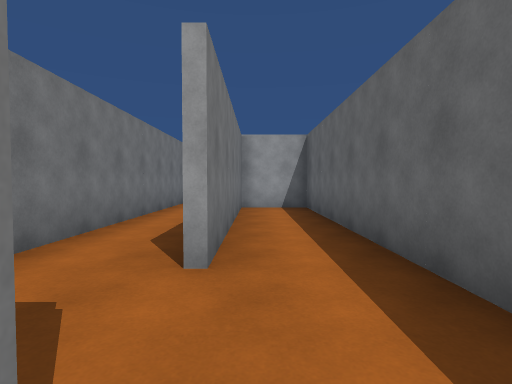
view 1 (above)

13 first-person views from a walk through a 3-D level made in the Unity game engine. The camera is 1.3 m above the floor, tilts 2° down and sees 80° across. The floor is counted in squares, 1.8 m on a side. Each view is taken from the middle of a square. On the plan, view 1 faces up. The plan holds only what a view shows up to about 10 squares ahead; the rest is blank. The place goes on beyond the plan. The player is left out.

view 2
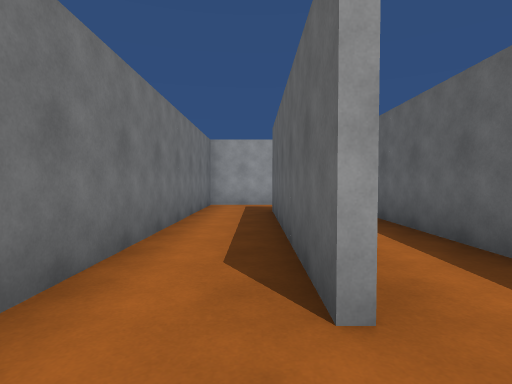

view 3
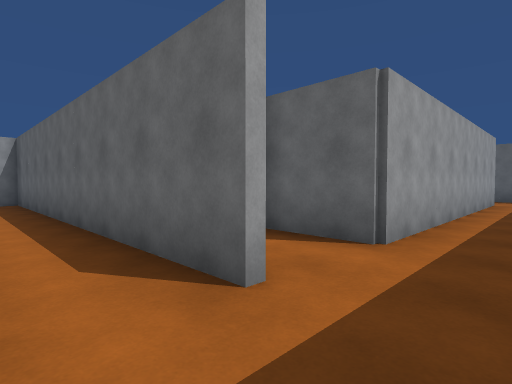

view 4
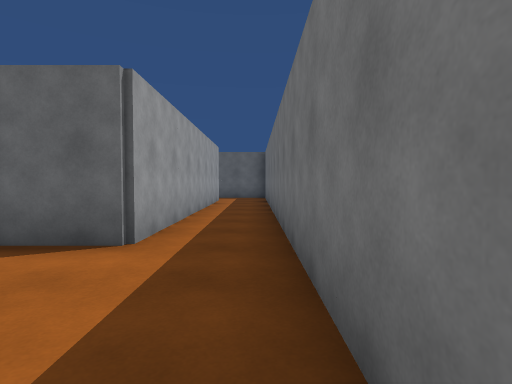

view 5
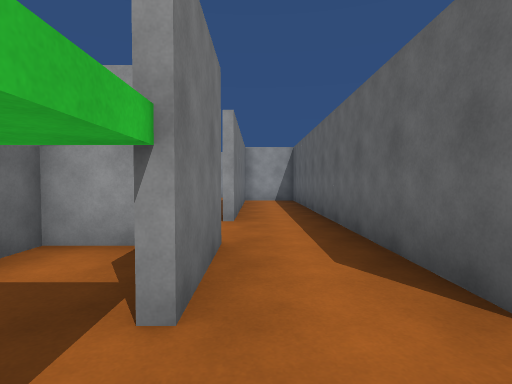

view 6
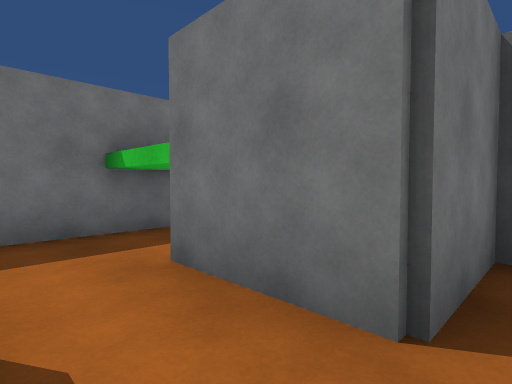

view 7
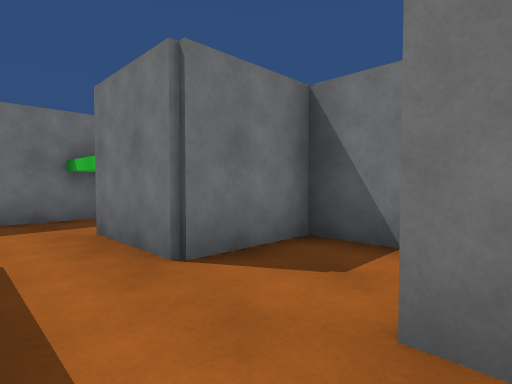

view 8
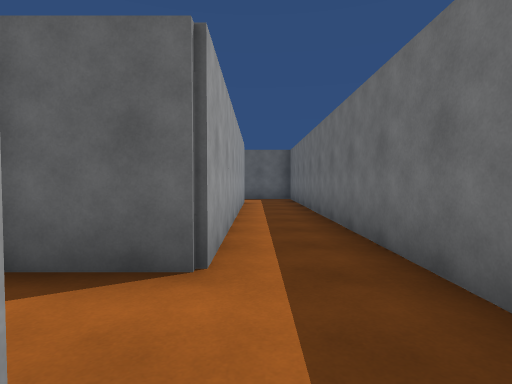

view 9
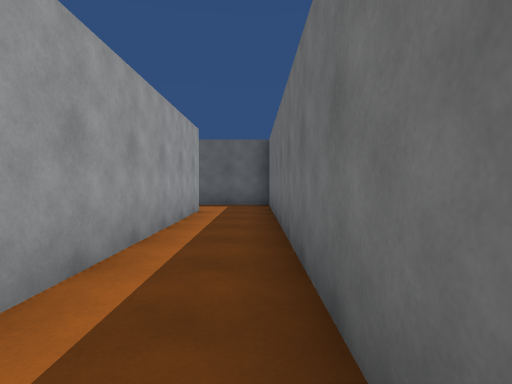

view 10
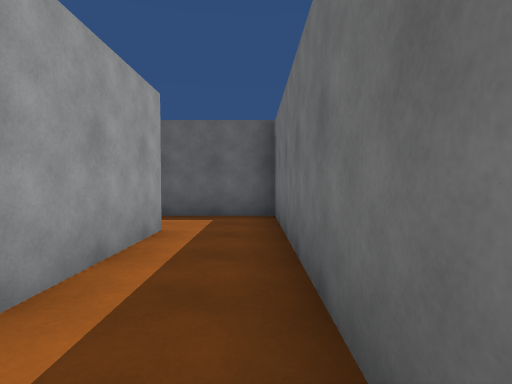

view 11
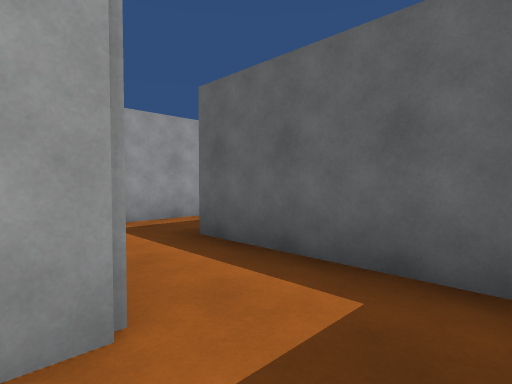

view 12
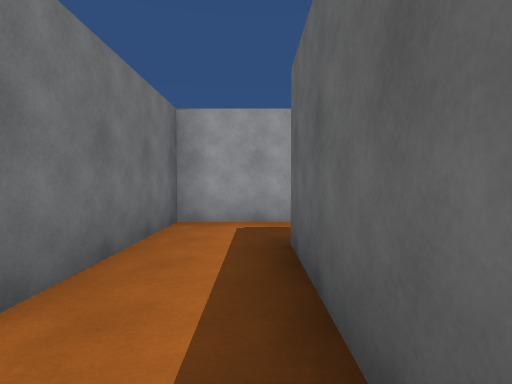

view 13
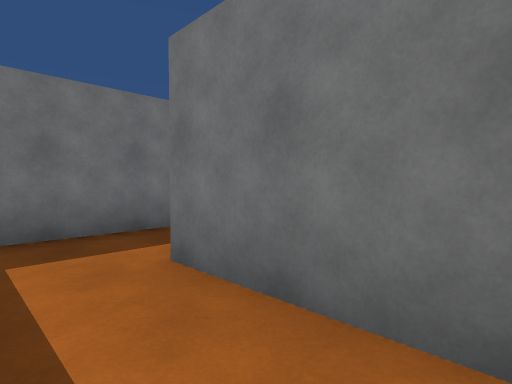

### Floor plan
Ten units are one square. View 1 is at (0, 0); x grows to the right and y downward. Boxes are objects, and circles mark ways between rooms. Rooms are numbered by the first view taken in them; rooms with no view inside come last. Other rooms are left out.
<svg viewBox="-30 -109 183 149">
<path fill="none" stroke="#000" d="M14 15 14 -5M34 16 34 -2M-15 34 35 34M-4 -6 -4 35M-6 -25 -6 -81M-25 -6 -4 -6M14 -5 14 -84 -4 -84 -4 -25M-4 -104 -24 -104 -24 2M35 34 134 34 134 -5M148 -24 116 -24 116 16 34 16"/>
<circle cx="5" cy="5" r="3" fill="#2a7"/>
<circle cx="40" cy="30" r="3" fill="#2a7"/>
<text x="10" y="20">1</text>
<text x="-10" y="-40">2</text>
<text x="100" y="30">3</text>
</svg>
Room 1 opens to room 2. Room 1 opens to room 3.

Where each view was taken, in squares from view 1:
view 1: 0 up, 0 right, facing up
view 2: 1 up, 1 left, facing up
view 3: 3 down, 0 right, facing up-right
view 4: 3 down, 0 right, facing right
view 5: 3 down, 0 right, facing up
view 6: 1 up, 1 right, facing down-left
view 7: 3 up, 1 right, facing down-left
view 8: 2 down, 1 right, facing right
view 9: 3 down, 4 right, facing right
view 10: 3 down, 7 right, facing right
view 11: 3 down, 11 right, facing up-right
view 12: 3 down, 13 right, facing up
view 13: 1 up, 13 right, facing down-left
